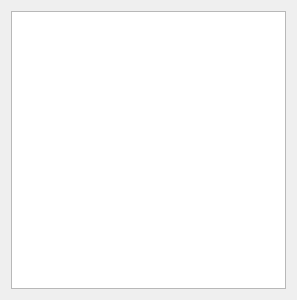
<?xml version="1.0" encoding="UTF-8"?>
<ui version="4.0">
 <class>StockProduk</class>
 <widget class="QDialog" name="StockProduk">
  <property name="geometry">
   <rect>
    <x>0</x>
    <y>0</y>
    <width>297</width>
    <height>300</height>
   </rect>
  </property>
  <property name="windowTitle">
   <string>Stok Barang</string>
  </property>
  <layout class="QVBoxLayout" name="verticalLayout">
   <item>
    <widget class="QTableView" name="tableView"/>
   </item>
  </layout>
 </widget>
 <resources/>
 <connections/>
</ui>
